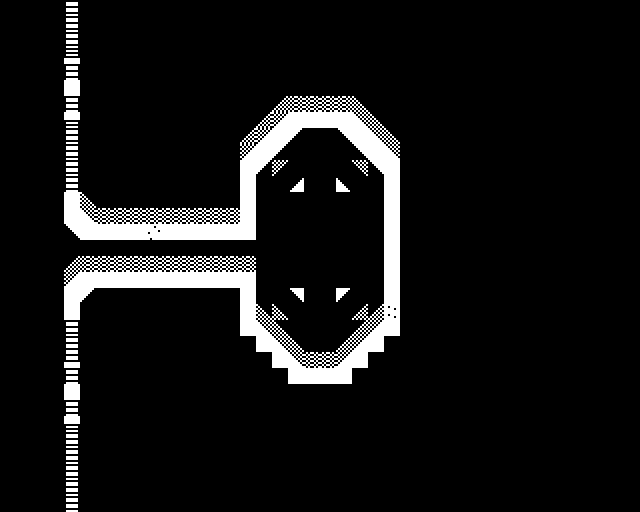

A level layout from a 2D game, rendered from its tile map. Below: a short description, then the map file with its tile-grid data intact:
An orthogonal 40x32 tile map with 16x16 px tiles, 2 tile layers (background, blocked) and 3 objects (player, door, return).

<map version="1.0" tiledversion="1.1.5" orientation="orthogonal" renderorder="right-down" width="40" height="32" tilewidth="16" tileheight="16" infinite="0" nextobjectid="10">
 <tileset firstgid="1" name="map_tileset" tilewidth="16" tileheight="16" tilecount="180" columns="20">
  <image source="../images/tileset3s.png" width="320" height="144" />
 </tileset>
 <layer name="background" width="40" height="32">
  <properties>
   <property name="tileset" value="map_tileset" />
  </properties>
  <data encoding="csv">
1,1,1,1,89,1,1,1,1,1,1,1,1,1,1,1,1,1,1,1,1,1,1,1,1,1,1,1,1,1,1,1,1,1,1,1,1,1,1,1,
1,1,1,1,89,1,1,1,1,1,1,1,1,1,1,139,1,1,1,1,136,1,1,1,1,1,1,1,139,1,1,1,1,1,2,2,2,1,137,1,
1,1,1,1,89,1,1,1,1,139,1,1,1,1,1,1,1,1,1,1,1,1,1,1,1,1,137,1,1,1,2,2,2,2,1,2,2,1,1,1,
1,1,1,1,87,1,1,1,1,1,1,1,1,1,1,1,141,1,1,1,1,1,1,1,1,1,1,1,2,2,1,1,1,1,141,1,1,1,141,1,
1,1,1,1,89,1,1,1,1,1,1,1,1,1,1,1,1,1,1,1,1,1,1,1,1,1,2,2,1,1,1,1,1,1,1,1,1,1,1,1,
1,1,1,1,1,1,1,1,1,1,1,1,1,140,1,1,1,1,136,1,1,1,1,141,2,2,1,1,1,1,139,1,138,1,1,1,1,1,1,1,
1,1,1,1,89,1,138,1,1,1,1,137,1,1,1,1,1,1,1,1,1,140,2,2,1,1,1,1,1,1,140,1,1,1,1,1,1,1,137,1,
1,1,1,1,88,1,1,1,1,139,1,1,1,1,1,1,1,4,1,1,1,1,9,1,1,1,1,1,137,1,1,1,1,1,1,1,1,1,1,1,
1,1,1,1,89,1,1,1,1,1,1,1,1,1,1,12,4,1,1,1,0,1,1,9,1,1,1,1,136,1,1,1,1,1,1,1,1,1,1,1,
1,1,1,1,89,1,1,1,1,1,1,1,1,1,1,4,1,1,1,0,1,1,1,1,9,1,1,1,1,1,1,139,1,1,139,1,1,1,1,1,
1,1,1,1,89,1,1,1,137,1,1,1,1,1,138,1,1,1,1,0,1,1,1,1,1,1,1,1,1,1,1,1,1,1,1,136,1,1,1,1,
1,1,1,1,89,1,1,1,1,1,1,1,1,1,1,1,2,2,1,0,1,1,1,139,1,1,140,1,1,1,1,1,1,1,1,1,1,1,1,1,
1,1,1,1,1,17,1,139,1,1,1,1,1,1,1,1,1,1,136,0,1,1,1,1,1,1,1,1,1,1,1,1,1,1,1,1,1,1,1,1,
1,1,1,1,1,9,22,22,22,22,22,22,22,22,22,1,22,22,22,0,1,1,1,1,1,1,1,1,1,1,1,1,1,1,1,1,1,1,140,1,
1,1,1,1,1,1,1,1,1,136,1,1,1,1,1,1,1,1,139,0,1,1,1,1,1,1,136,1,1,1,1,1,1,1,1,1,141,1,136,1,
1,1,1,1,1,1,1,137,1,1,1,1,1,1,1,1,1,0,1,0,1,1,1,1,1,1,1,1,140,1,138,1,1,139,1,1,1,1,137,1,
1,1,1,1,16,22,22,22,22,22,22,22,22,22,22,22,22,0,4,0,1,1,1,1,1,1,1,1,1,1,1,1,1,1,1,1,139,141,138,1,
1,1,1,1,8,1,1,1,1,1,1,1,1,1,1,1,0,0,1,0,139,1,1,139,1,1,1,1,1,1,1,1,141,1,137,1,139,1,137,1,
1,1,1,1,1,15,1,1,1,1,139,1,1,1,1,1,0,0,1,0,1,1,1,1,1,1,1,1,1,1,1,1,1,1,1,1,138,1,136,1,
1,1,1,1,1,1,137,1,1,1,1,1,1,1,1,1,9,0,0,1,1,1,1,1,140,1,1,1,1,1,1,1,1,1,1,136,137,1,140,1,
1,1,1,1,89,1,1,1,1,1,1,1,1,1,1,1,9,9,0,1,1,1,1,8,1,1,140,1,137,1,1,1,1,1,1,1,1,1,1,1,
1,1,1,1,89,1,1,1,1,1,1,1,1,1,1,1,1,9,140,1,1,1,8,1,1,1,1,1,1,1,1,1,1,1,1,1,1,1,1,1,
1,1,1,1,90,1,1,138,1,1,1,1,1,1,1,1,1,1,9,1,1,8,1,1,1,1,1,1,1,1,1,1,1,1,1,1,1,1,1,1,
1,1,1,1,89,1,1,1,1,1,1,1,136,1,140,1,1,1,1,1,1,1,1,1,1,1,138,1,1,1,1,1,1,1,141,1,1,1,1,1,
1,1,1,1,1,1,1,1,1,1,1,1,1,1,1,1,139,1,1,1,1,136,1,1,139,1,1,1,138,1,1,1,140,1,1,1,139,1,1,1,
1,1,1,1,89,89,1,1,1,1,1,1,1,1,1,1,1,1,1,1,1,1,1,1,1,1,1,136,139,1,1,1,1,1,1,1,1,1,1,1,
1,1,1,1,88,89,139,1,1,1,1,1,1,1,1,1,1,1,1,1,1,1,1,1,1,1,1,1,141,1,1,1,1,1,1,1,1,1,1,1,
1,1,1,1,89,89,1,1,1,1,1,1,1,1,1,1,1,1,1,1,1,1,140,1,1,1,1,1,1,1,1,1,1,1,1,1,1,1,136,1,
1,1,1,1,89,89,1,1,139,1,137,1,1,1,139,1,1,1,1,1,1,1,1,1,1,1,137,1,1,1,1,1,1,1,138,1,1,1,1,1,
1,1,1,1,89,1,139,1,1,1,1,1,1,1,1,1,1,1,1,1,1,1,1,1,1,1,1,1,1,1,1,1,1,1,1,1,1,1,1,1,
1,1,1,1,89,1,1,1,138,1,1,1,136,1,1,1,1,1,1,139,1,138,1,1,1,1,1,1,1,1,1,1,1,1,1,1,1,1,1,1,
1,1,1,1,89,1,1,1,1,1,1,1,1,1,1,1,1,1,1,1,1,1,1,1,1,1,1,1,1,1,1,1,1,1,1,1,1,1,1,1
</data>
 </layer>
 <layer name="blocked" width="40" height="32">
  <properties>
   <property name="collision" type="bool" value="true" />
   <property name="tileset" value="map_tileset" />
  </properties>
  <data encoding="csv">
2,2,2,2,0,2,2,2,2,2,2,2,2,2,2,2,2,2,2,2,2,2,2,2,2,2,2,2,2,2,2,2,2,2,2,2,2,2,2,2,
2,2,2,2,0,2,2,2,2,2,2,2,2,2,2,2,2,2,2,2,2,2,2,2,2,2,2,2,2,2,2,2,2,2,2,2,2,2,2,2,
2,2,2,2,0,2,2,2,2,2,2,2,2,2,2,2,2,2,2,2,2,2,2,2,2,2,2,2,2,2,2,2,2,2,2,2,2,2,2,2,
2,2,2,2,0,2,2,2,2,2,2,2,2,2,2,2,2,2,2,2,2,2,2,2,2,2,2,2,2,2,2,2,2,2,2,2,2,2,2,2,
2,2,2,2,0,2,2,2,2,2,2,2,2,2,2,2,2,2,2,2,2,2,2,2,2,2,2,2,2,2,2,2,2,2,2,2,2,2,2,2,
2,2,2,2,0,2,2,2,2,2,2,2,2,2,2,2,2,2,2,2,2,2,2,2,2,2,2,2,2,2,2,2,2,2,2,2,2,2,2,2,
2,2,2,2,0,2,2,2,2,2,2,2,2,2,2,2,2,16,22,22,22,22,17,2,2,2,2,2,2,2,2,2,2,2,2,2,2,2,2,2,
2,2,2,2,0,2,2,2,2,2,2,2,2,2,2,2,16,0,0,0,0,0,0,17,2,2,2,2,2,2,2,2,2,2,2,2,2,2,2,2,
2,2,2,2,0,2,2,2,2,2,2,2,2,2,2,16,0,0,15,2,2,14,0,0,17,2,2,2,2,2,2,2,2,2,2,2,2,2,2,2,
2,2,2,2,0,2,2,2,2,2,2,2,2,2,2,0,0,15,2,2,2,2,14,0,0,2,2,2,2,2,2,2,2,2,2,2,2,2,2,2,
2,2,2,2,0,2,2,2,2,2,2,2,2,2,2,0,15,19,2,2,2,2,18,14,0,2,2,2,2,2,2,2,2,2,2,2,2,2,2,2,
2,2,2,2,0,2,2,2,2,2,2,2,2,2,2,0,2,2,12,2,2,13,2,2,0,2,2,2,2,2,2,2,2,2,2,2,2,2,2,2,
2,2,2,2,0,0,2,2,2,2,2,2,2,2,2,0,2,2,2,2,2,2,2,2,0,2,2,2,2,2,2,2,2,2,2,2,2,2,2,2,
2,2,2,2,0,0,0,0,0,0,0,0,0,0,0,0,2,2,2,2,2,2,2,2,0,2,2,2,2,2,2,2,2,2,2,2,2,2,2,2,
2,2,2,2,14,0,0,0,0,0,0,0,0,0,0,0,2,2,2,2,2,2,2,2,0,2,2,2,2,2,2,2,2,2,2,2,2,2,2,2,
2,2,2,2,2,2,2,2,2,2,2,2,2,2,2,2,2,2,2,2,2,2,2,2,0,2,2,2,2,2,2,2,2,2,2,2,2,2,2,2,
2,2,2,2,0,0,0,0,0,0,0,0,0,0,0,0,2,2,2,2,2,2,2,2,0,2,2,2,2,2,2,2,2,2,2,2,2,2,2,2,
2,2,2,2,0,0,0,0,0,0,0,0,0,0,0,0,2,2,2,2,2,2,2,2,0,2,2,2,2,2,2,2,2,2,2,2,2,2,2,2,
2,2,2,2,0,15,2,2,2,2,2,2,2,2,2,0,2,2,14,2,2,15,2,2,0,2,2,2,2,2,2,2,2,2,2,2,2,2,2,2,
2,2,2,2,0,2,2,2,2,2,2,2,2,2,2,0,17,17,2,2,2,2,16,16,0,2,2,2,2,2,2,2,2,2,2,2,2,2,2,2,
2,2,2,2,0,2,2,2,2,2,2,2,2,2,2,0,0,17,2,2,2,2,16,0,0,2,2,2,2,2,2,2,2,2,2,2,2,2,2,2,
2,2,2,2,0,2,2,2,2,2,2,2,2,2,2,2,0,0,17,2,2,16,0,0,2,2,2,2,2,2,2,2,2,2,2,2,2,2,2,2,
2,2,2,2,0,2,2,2,2,2,2,2,2,2,2,2,2,0,0,22,22,0,0,2,2,2,2,2,2,2,2,2,2,2,2,2,2,2,2,2,
2,2,2,2,0,2,2,2,2,2,2,2,2,2,2,2,2,2,0,0,0,0,2,2,2,2,2,2,2,2,2,2,2,2,2,2,2,2,2,2,
2,2,2,2,0,2,2,2,2,2,2,2,2,2,2,2,2,2,2,2,2,2,2,2,2,2,2,2,2,2,2,2,2,2,2,2,2,2,2,2,
2,2,2,2,0,2,2,2,2,2,2,2,2,2,2,2,2,2,2,2,2,2,2,2,2,2,2,2,2,2,2,2,2,2,2,2,2,2,2,2,
2,2,2,2,0,2,2,2,2,2,2,2,2,2,2,2,2,2,2,2,2,2,2,2,2,2,2,2,2,2,2,2,2,2,2,2,2,2,2,2,
2,2,2,2,0,2,2,2,2,2,2,2,2,2,2,2,2,2,2,2,2,2,2,2,2,2,2,2,2,2,2,2,2,2,2,2,2,2,2,2,
2,2,2,2,0,2,2,2,2,2,2,2,2,2,2,2,2,2,2,2,2,2,2,2,2,2,2,2,2,2,2,2,2,2,2,2,2,2,2,2,
2,2,2,2,0,2,2,2,2,2,2,2,2,2,2,2,2,2,2,2,2,2,2,2,2,2,2,2,2,2,2,2,2,2,2,2,2,2,2,2,
2,2,2,2,0,2,2,2,2,2,2,2,2,2,2,2,2,2,2,2,2,2,2,2,2,2,2,2,2,2,2,2,2,2,2,2,2,2,2,2,
2,2,2,2,0,2,2,2,2,2,2,2,2,2,2,2,2,2,2,2,2,2,2,2,2,2,2,2,2,2,2,2,2,2,2,2,2,2,2,2
</data>
 </layer>
 <objectgroup name="objects">
  <properties>
   <property name="tileset" value="map_tileset" />
  </properties>
  <object id="1" name="player" type="player" x="64" y="480" width="16" height="16">
   <properties>
    <property name="group" value="players" />
    <property name="texture" value="player_spritesheet" />
    <property name="walking_speed" value="200" />
   </properties>
  </object>
  <object id="2" name="door" type="door" x="64" y="512" width="16" height="8">
   <properties>
    <property name="group" value="doors" />
    <property name="next_level" value="screen6" />
   </properties>
  </object>
  <object id="9" name="return" type="return" x="64" y="-8" width="16" height="8">
   <properties>
    <property name="group" value="returns" />
    <property name="previous_level" value="screen4B" />
   </properties>
  </object>
 </objectgroup>
</map>
